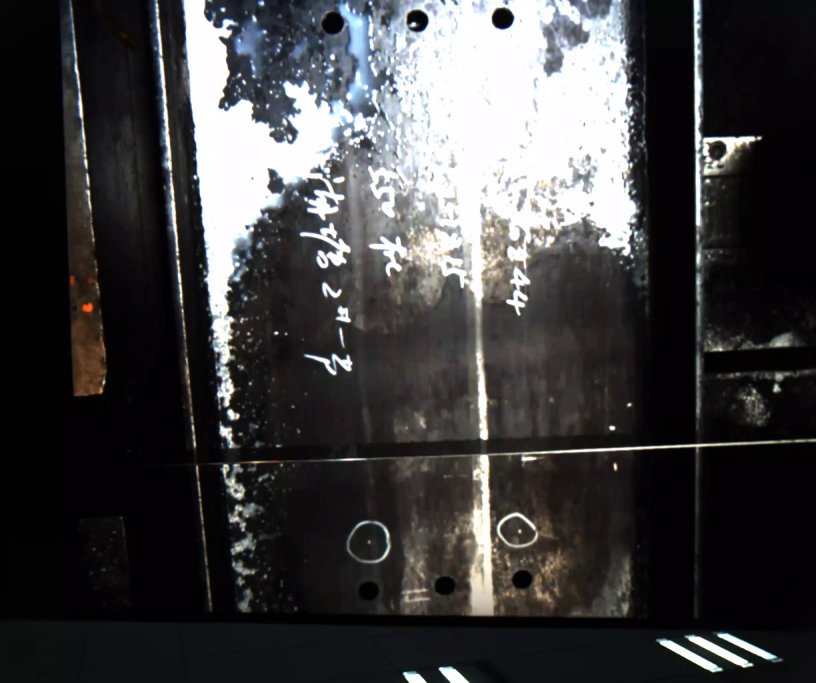
#> input picture frame 0 of Recording.avi, 2448 x 2048 px, given in place of Video_20240311134300390.avi, which was not available (shown at 1/3 size)
$ python MD_align_match.py
#> lines starting #> are read from the running program, lines starting #| are printed output that depends on the picture; after the words box and inside, x2 and y2 are one past the last pixel; in counts of white or black regions, pixels touching at a corner belong together; pictures that were not available may be replaced by others from this repository, and a replacement may not be noted
import cv2
import numpy as np
import time
# 初始化全局变量
drawing = False  # 如果按下鼠标，则为真
ix, iy = -1, -1
radius = 0  # 圆的半径
template = None  # 用于存储模板
template_mask = None  # 用于模板匹配的掩码


# 加载视频
video_path = 'Video_20240311134300390.avi'  # 替换为你的视频路径
cap = cv2.VideoCapture(video_path)

# 检查视频是否成功打开
if not cap.isOpened():
    print("Error: Failed to open video file.")
    exit()

# 创建鼠标回调函数
def draw_circle(event, x, y, flags, param):
    global ix, iy, drawing, radius, template, template_mask

    if event == cv2.EVENT_LBUTTONDOWN:
        drawing = True
        ix, iy = x, y

    elif event == cv2.EVENT_MOUSEMOVE:
        if drawing == True:
            img2 = img.copy()

            radius = int(np.sqrt((x-ix)**2 + (y-iy)**2) / 2)
            center = (int((ix+x)/2), int((iy+y)/2))
            cv2.circle(img2, center, radius, (0, 255, 0), 2)
            cv2.imshow('image', img2)

    elif event == cv2.EVENT_LBUTTONUP:
        drawing = False
        center = (int((ix+x)/2), int((iy+y)/2))
        cv2.circle(img, center, radius, (0, 255, 0), 2)
        mask = np.zeros(img.shape[:2], dtype=np.uint8)
        cv2.circle(mask, center, radius, 255, -1)
        template = cv2.bitwise_and(img, img, mask=mask)[center[1]-radius:center[1]+radius, center[0]-radius:center[0]+radius]
        template_mask = mask[center[1]-radius:center[1]+radius, center[0]-radius:center[0]+radius]


# 创建鼠标回调函数

# 在第一帧图像上设置鼠标点击事件
ret, img = cap.read()
#> img is the input picture: shape (2048, 2448, 3); mean B, G, R 64.1, 62.9, 63.7
if not ret:
    print("Error: Failed to read first frame.")
    exit()

# 加载图像
img = cv2.imread('vlcsnap5.png')
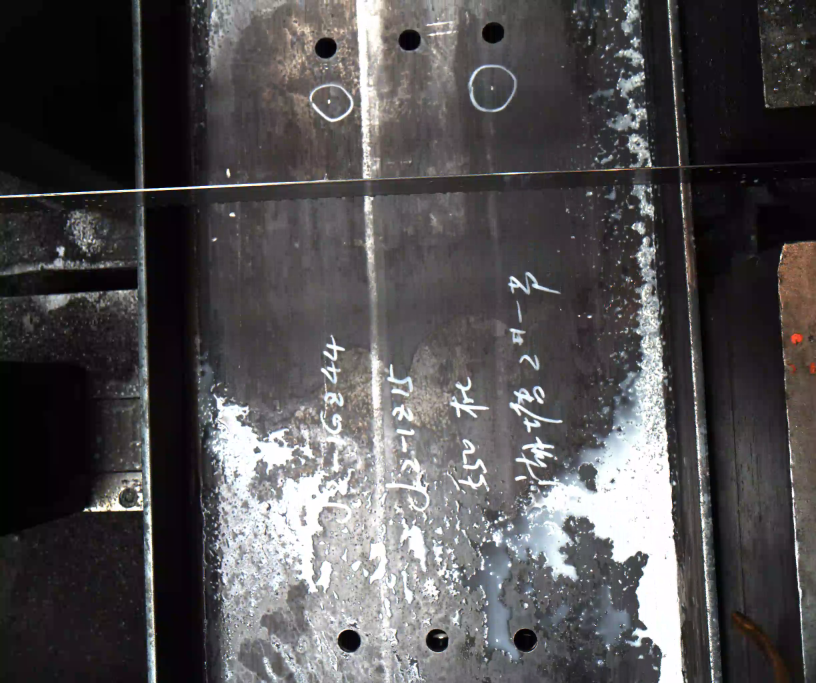
#> input picture vlcsnap5.png, 2448 x 2048 px (shown at 1/3 size)
#> img is the input picture: shape (2048, 2448, 3); mean B, G, R 81.3, 79.7, 82.1
#img图像缩小到20%
img = cv2.resize(img, (0, 0), fx=0.5, fy=0.5)
#> img: shape (1024, 1224, 3)

#img处理成gray
img_gray = cv2.cvtColor(img, cv2.COLOR_BGR2GRAY)
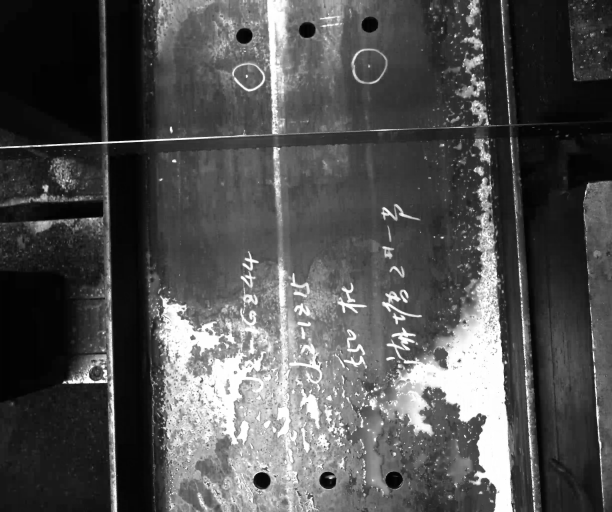
#> img_gray: shape (1024, 1224) (shown at 1/2 size); min 0, max 255, mean 80.7
img_blur = cv2.GaussianBlur(img_gray, (31, 31), 0)
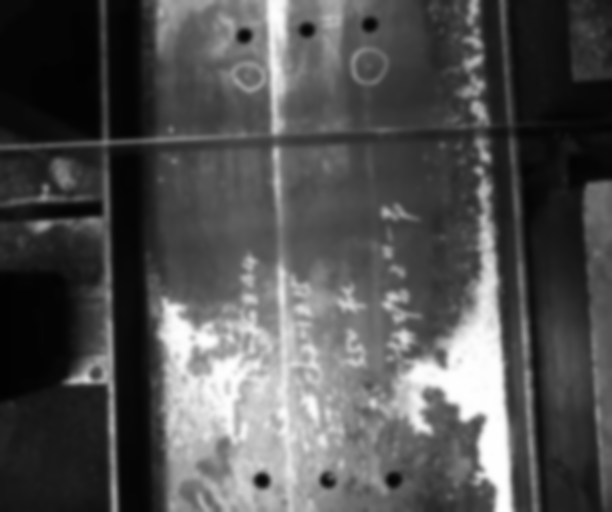
#> img_blur: shape (1024, 1224) (shown at 1/2 size); min 2, max 254, mean 80.7

difference = cv2.absdiff(img_gray, img_blur)
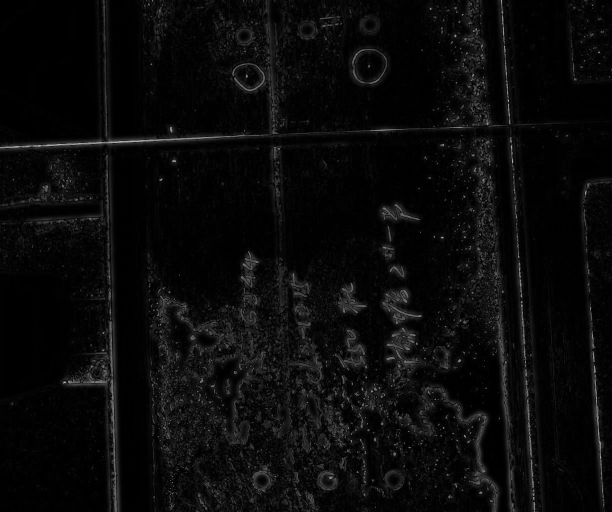
#> difference: shape (1024, 1224) (shown at 1/2 size); min 0, max 188, mean 10.2
# 应用动态阈值
_, dyn_thresholded = cv2.threshold(difference, 10, 255, cv2.THRESH_BINARY)
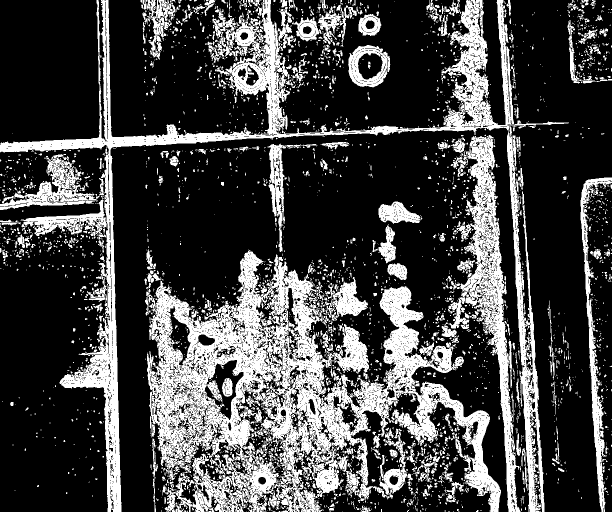
#> dyn_thresholded: shape (1024, 1224) (shown at 1/2 size); 27% white; 3520 white regions (3003 under 20 px), largest, box (x1, y1, x2, y2) and area: (290, 499, 1002, 1024) 141458, (0, 0, 1138, 1024) 83937, (896, 270, 1041, 1024) 25503
#img=dyn_thresholded

#img处理成binary
#_, img = cv2.threshold(img, 150, 255, cv2.THRESH_BINARY)
cv2.namedWindow('image')
cv2.setMouseCallback('image', draw_circle)

# 选择模板
f_i = 0
while(1):

    # 重新打开视频
    #cap = cv2.VideoCapture(video_path)
    ret, frame = cap.read()
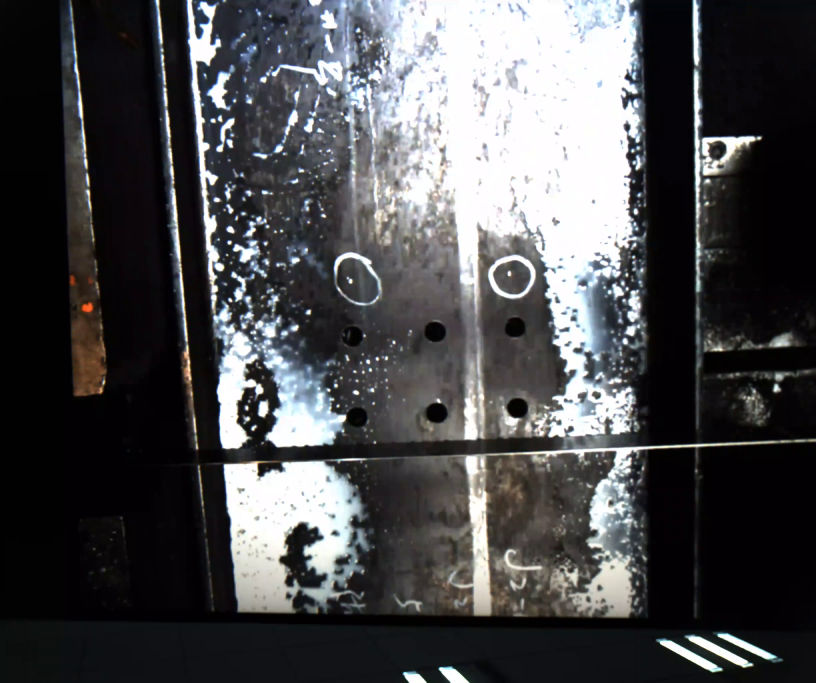
#> input picture frame 1 of Recording.avi, 2448 x 2048 px, given in place of Video_20240311134300390.avi, which was not available (shown at 1/3 size)
#> frame is the input picture: shape (2048, 2448, 3); mean B, G, R 77, 74.8, 74.8

    if not ret:
        break

    img = cv2.resize(frame, (0, 0), fx=0.5, fy=0.5)

    cv2.imshow('image', img)
    k = cv2.waitKey(1) & 0xFF
#> (key Esc is pressed here)
    if k == 27:  # 按 'ESC' 退出
        break
    elif f_i>0 or (k == ord('m') and template is not None and template_mask is not None):  # 按 'm' 进行匹配
        #开始计时
        start = time.time()

        # 模板匹配
        # 使用TM_CCOEFF_NORMED方法进行模板匹配
        result = cv2.matchTemplate(img, template, cv2.TM_CCOEFF_NORMED, mask=template_mask)

        # 降低匹配阈值
        threshold = 0.2  # 假设原来是0.8，现在降低到0.6以放宽匹配容差

        # 根据阈值获取匹配结果的位置
        locations = np.where(result >= threshold)
        #将中心点位置距离小于50的result合并
        for i in range(len(locations[0])):
            for j in range(i+1,len(locations[0])):
                if (locations[0][i]-locations[0][j])**2+(locations[1][i]-locations[1][j])**2<50**2:
                    result[locations[0][i],locations[1][i]]=result[locations[0][j],locations[1][j]]
                    locations[0][i]=locations[0][j]
                    locations[1][i]=locations[1][j]

        #进一步筛选，只保留与鼠标框选时，Y坐标相差小于100的result
        for i in range(len(locations[0])):
            if abs(locations[0][i]-iy)>100:

                result[locations[0][i],locations[1][i]]=0


        # 在原图上标记所有匹配的区域
        for top_left in zip(*locations[::-1]):
            bottom_right = (top_left[0] + 2 * radius, top_left[1] + 2 * radius)
            cv2.rectangle(img, top_left, bottom_right, (255, 0, 0), 2)
            #在rectangle左上角写出result值
            cv2.putText(img, str(result[top_left[1], top_left[0]]), top_left, cv2.FONT_HERSHEY_SIMPLEX, 0.5, (0, 0, 255), 1)

        #结束计时
        end = time.time()

        #在这些locations中,放大区域20个像素形成ROI，在这些ROI中查找contours，img中绘制各个ROI中的contours
        #所有的ROI区域向外放大20个像素


        for top_left in zip(*locations[::-1]):
            c_i =0

            bottom_right = (top_left[0] + 2 * radius, top_left[1] + 2 * radius)
            roi = img[top_left[1]:bottom_right[1], top_left[0]:bottom_right[0]]
            roi_gray = cv2.cvtColor(roi, cv2.COLOR_BGR2GRAY)
            _, roi_thresh = cv2.threshold(roi_gray, 150, 255, cv2.THRESH_BINARY)
            contours, _ = cv2.findContours(roi_thresh, cv2.RETR_EXTERNAL, cv2.CHAIN_APPROX_SIMPLE)
            #判断是否为圆形
            for contour in contours:
                area = cv2.contourArea(contour)
                if area<100:
                    continue
                perimeter = cv2.arcLength(contour, True)
                circularity = 4 * np.pi * area / (perimeter ** 2)

                if circularity < 0.7:
                    continue
                c_i+=1
                cv2.drawContours(roi, contour, -1, (0, 0, 255), 2)

                #建立mask，在contour中进行erosion，在进行threshold，找到面积最大的一个contour其中心点
                mask = np.zeros(roi_gray.shape, dtype=np.uint8)
                cv2.drawContours(mask, [contour], -1, 255, -1)

                #进行erosion
                kernel = cv2.getStructuringElement(cv2.MORPH_ELLIPSE, (1, 1))
                mask = cv2.erode(mask, kernel, iterations=1)
                #进行threshold
                _, mask = cv2.threshold(mask, 150, 255, cv2.THRESH_BINARY)
                #找到mask中的contours
                contours, _ = cv2.findContours(mask, cv2.RETR_EXTERNAL, cv2.CHAIN_APPROX_SIMPLE)
                #找到面积最大的contour
                max_area = 0
                max_area_contour = None
                for c in contours:
                    area = cv2.contourArea(c)
                    if area > max_area:
                        max_area = area
                        max_area_contour = c
                #找到面积最大的contour的中心点
                M = cv2.moments(max_area_contour)
                cX = int(M["m10"] / M["m00"])
                cY = int(M["m01"] / M["m00"])
                #在roi中画出中心点
                cv2.circle(roi, (cX, cY), 2, (0, 255, 0), -1)
                #在img中画出中心点
                cv2.circle(img, (top_left[0]+cX, top_left[1]+cY), 2, (0, 255, 0), -1)
                #在img中写出circularity和radius
                cv2.putText(img, "circularity:{:.2f}".format(circularity), (top_left[0], top_left[1]-10), cv2.FONT_HERSHEY_SIMPLEX, 0.5, (0, 0, 255), 1)
                cv2.putText(img, "radius:{}".format(radius), (top_left[0], top_left[1]-30), cv2.FONT_HERSHEY_SIMPLEX, 0.5, (0, 0, 255), 1)
                #
                #cv2.imshow('roi', roi)
                #cv2.waitKey(0)


                print("circularity:", circularity, "radius:", radius)
            if c_i>0:
                print("c_i:",c_i)


        cv2.imshow('Matched Result', img)
        #cv2.waitKey(0)

        #print result的个数
        print(len(locations[0]))
        #输出时间，单位s
        print("Time:",end-start)

        f_i = f_i+1
#cv2.destroyAllWindows()

$ run again, starting later in the video
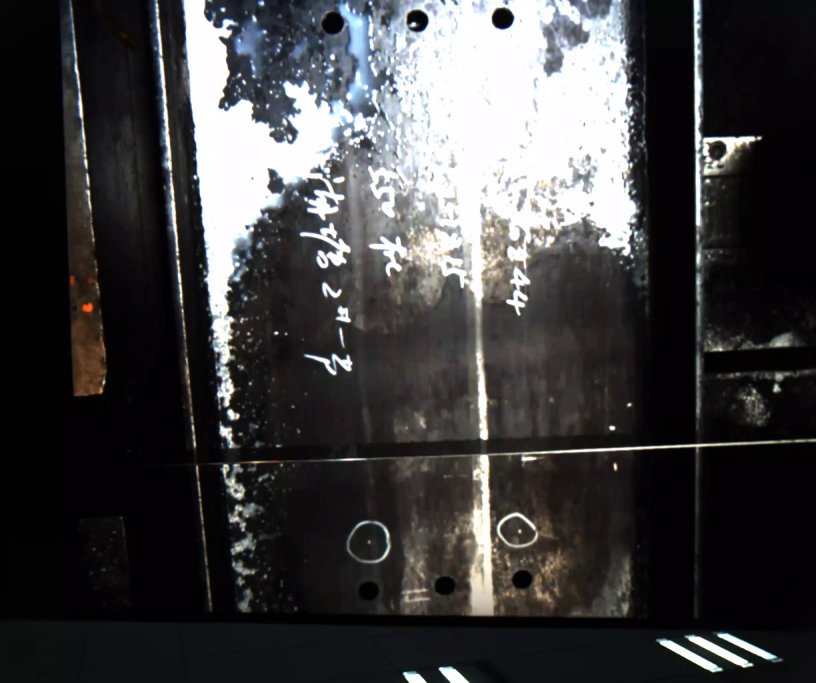
#> input picture frame 0 of Recording.avi, 2448 x 2048 px, given in place of Video_20240311134300390.avi, which was not available (shown at 1/3 size)
#> img is the input picture: shape (2048, 2448, 3); mean B, G, R 64.1, 62.9, 63.7
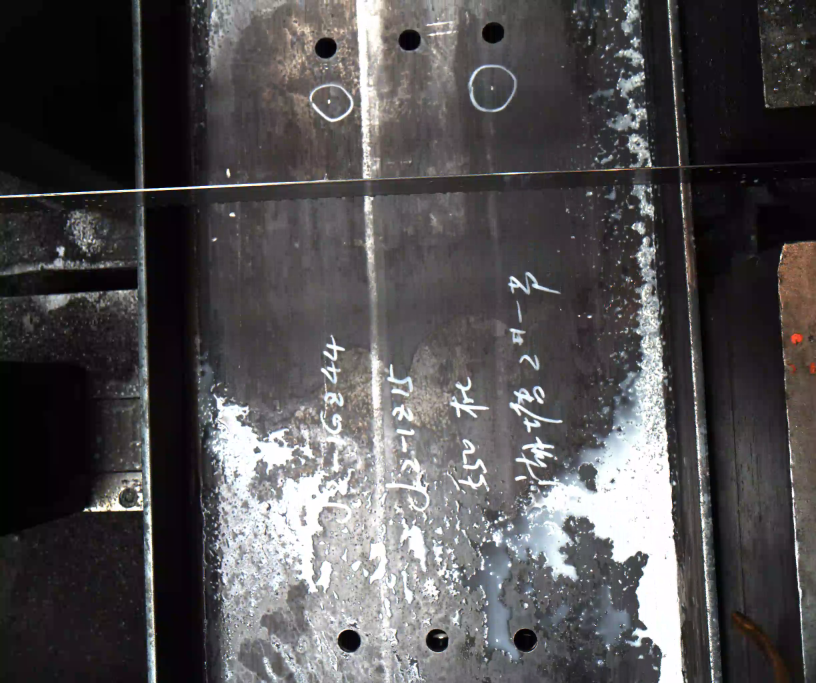
#> input picture vlcsnap5.png, 2448 x 2048 px (shown at 1/3 size)
#> img is the input picture: shape (2048, 2448, 3); mean B, G, R 81.3, 79.7, 82.1
#> dyn_thresholded: shape (1024, 1224); 27% white; 3520 white regions (3003 under 20 px), largest, box (x1, y1, x2, y2) and area: (290, 499, 1002, 1024) 141458, (0, 0, 1138, 1024) 83937, (896, 270, 1041, 1024) 25503
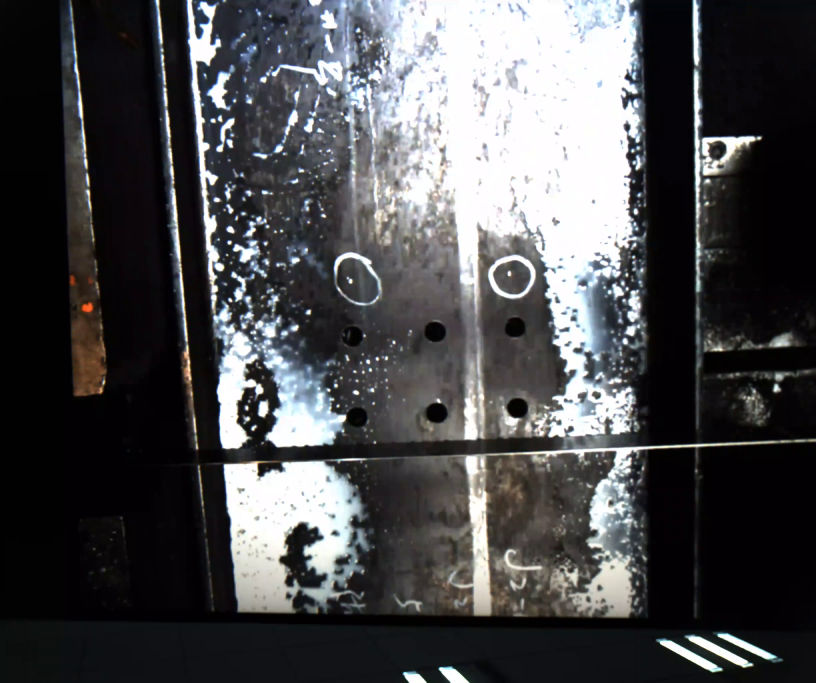
#> input picture frame 1 of Recording.avi, 2448 x 2048 px, given in place of Video_20240311134300390.avi, which was not available (shown at 1/3 size)
#> frame is the input picture: shape (2048, 2448, 3); mean B, G, R 77, 74.8, 74.8

$ run again, starting later in the video
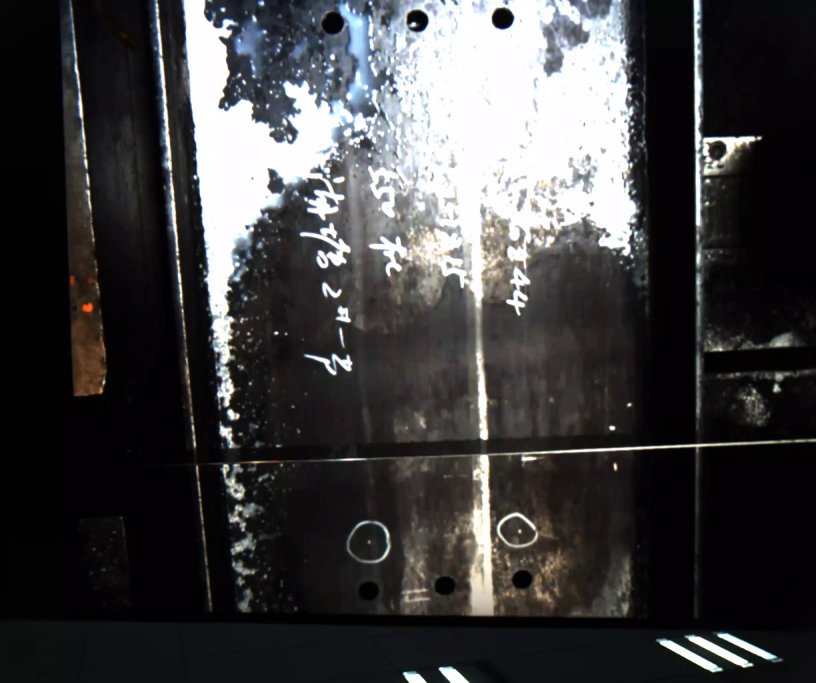
#> input picture frame 0 of Recording.avi, 2448 x 2048 px, given in place of Video_20240311134300390.avi, which was not available (shown at 1/3 size)
#> img is the input picture: shape (2048, 2448, 3); mean B, G, R 64.1, 62.9, 63.7
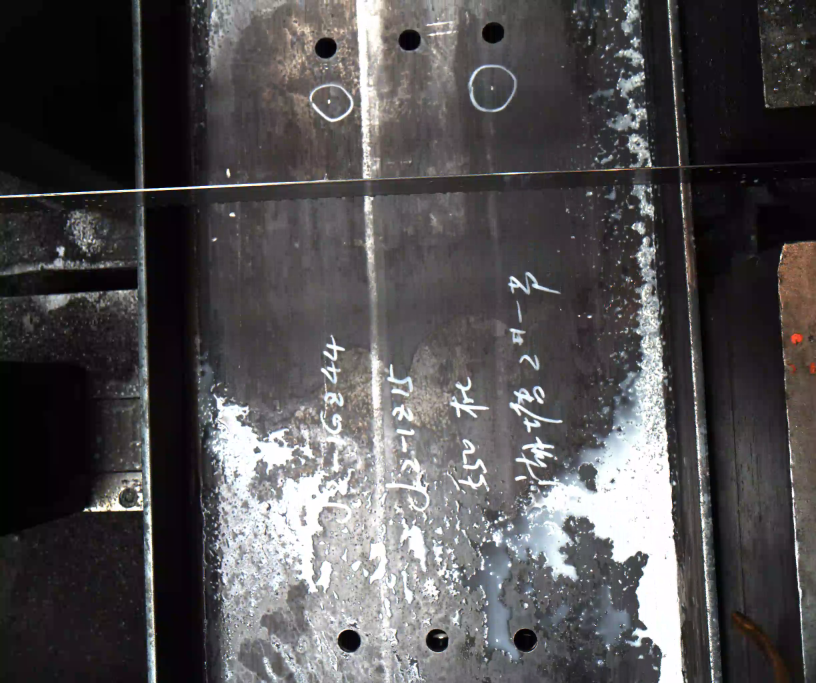
#> input picture vlcsnap5.png, 2448 x 2048 px (shown at 1/3 size)
#> img is the input picture: shape (2048, 2448, 3); mean B, G, R 81.3, 79.7, 82.1
#> dyn_thresholded: shape (1024, 1224); 27% white; 3520 white regions (3003 under 20 px), largest, box (x1, y1, x2, y2) and area: (290, 499, 1002, 1024) 141458, (0, 0, 1138, 1024) 83937, (896, 270, 1041, 1024) 25503
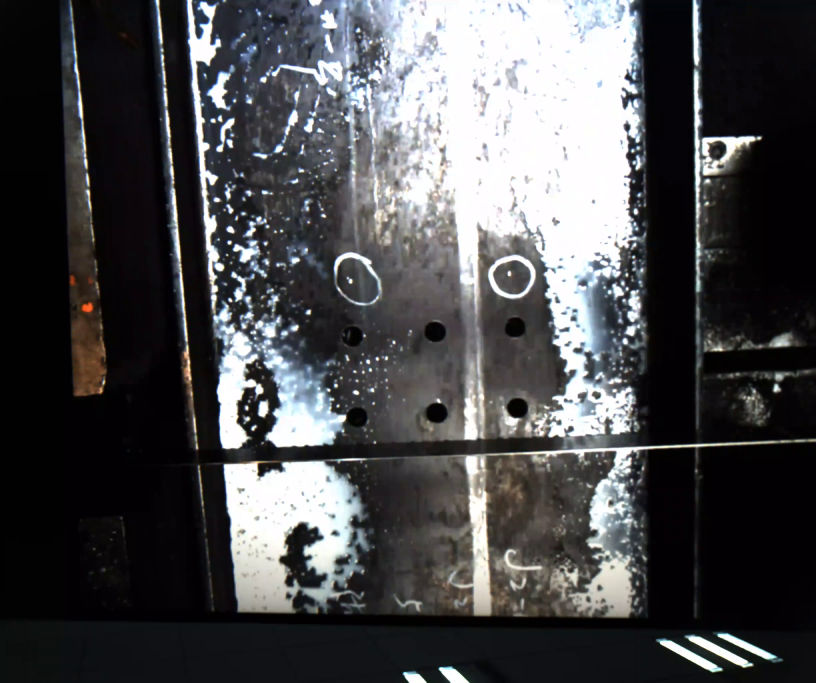
#> input picture frame 1 of Recording.avi, 2448 x 2048 px, given in place of Video_20240311134300390.avi, which was not available (shown at 1/3 size)
#> frame is the input picture: shape (2048, 2448, 3); mean B, G, R 77, 74.8, 74.8
